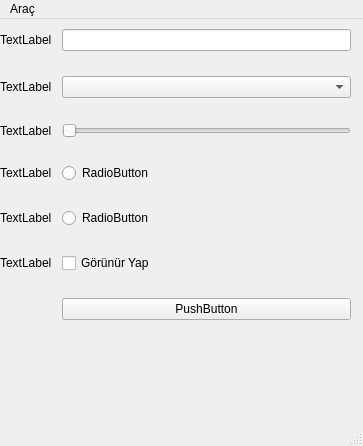
<?xml version="1.0" encoding="UTF-8"?>
<ui version="4.0">
 <class>MainWindow</class>
 <widget class="QMainWindow" name="MainWindow">
  <property name="geometry">
   <rect>
    <x>0</x>
    <y>0</y>
    <width>363</width>
    <height>446</height>
   </rect>
  </property>
  <property name="windowTitle">
   <string>Vektorel</string>
  </property>
  <widget class="QWidget" name="centralwidget">
   <widget class="QWidget" name="formLayoutWidget">
    <property name="geometry">
     <rect>
      <x>0</x>
      <y>10</y>
      <width>351</width>
      <height>391</height>
     </rect>
    </property>
    <layout class="QFormLayout" name="formLayout">
     <property name="horizontalSpacing">
      <number>10</number>
     </property>
     <property name="verticalSpacing">
      <number>25</number>
     </property>
     <item row="0" column="0">
      <widget class="QLabel" name="lbl1">
       <property name="text">
        <string>TextLabel</string>
       </property>
      </widget>
     </item>
     <item row="0" column="1">
      <widget class="QLineEdit" name="txt1">
       <property name="echoMode">
        <enum>QLineEdit::Password</enum>
       </property>
      </widget>
     </item>
     <item row="1" column="0">
      <widget class="QLabel" name="lbl2">
       <property name="text">
        <string>TextLabel</string>
       </property>
      </widget>
     </item>
     <item row="1" column="1">
      <widget class="QComboBox" name="cmb1"/>
     </item>
     <item row="2" column="0">
      <widget class="QLabel" name="lbl3">
       <property name="text">
        <string>TextLabel</string>
       </property>
      </widget>
     </item>
     <item row="2" column="1">
      <widget class="QSlider" name="horse1">
       <property name="orientation">
        <enum>Qt::Horizontal</enum>
       </property>
      </widget>
     </item>
     <item row="3" column="0">
      <widget class="QLabel" name="lbl4">
       <property name="text">
        <string>TextLabel</string>
       </property>
      </widget>
     </item>
     <item row="3" column="1">
      <widget class="QRadioButton" name="rdb1">
       <property name="text">
        <string>RadioButton</string>
       </property>
       <property name="checkable">
        <bool>false</bool>
       </property>
       <property name="checked">
        <bool>false</bool>
       </property>
      </widget>
     </item>
     <item row="4" column="1">
      <widget class="QRadioButton" name="rdb2">
       <property name="text">
        <string>RadioButton</string>
       </property>
      </widget>
     </item>
     <item row="4" column="0">
      <widget class="QLabel" name="lbl5">
       <property name="text">
        <string>TextLabel</string>
       </property>
      </widget>
     </item>
     <item row="5" column="0">
      <widget class="QLabel" name="lbl6">
       <property name="text">
        <string>TextLabel</string>
       </property>
      </widget>
     </item>
     <item row="5" column="1">
      <widget class="QCheckBox" name="chck1">
       <property name="text">
        <string>Görünür Yap</string>
       </property>
      </widget>
     </item>
     <item row="6" column="1">
      <widget class="QPushButton" name="but1">
       <property name="text">
        <string>PushButton</string>
       </property>
      </widget>
     </item>
    </layout>
   </widget>
  </widget>
  <widget class="QMenuBar" name="menubar">
   <property name="geometry">
    <rect>
     <x>0</x>
     <y>0</y>
     <width>363</width>
     <height>18</height>
    </rect>
   </property>
   <widget class="QMenu" name="menuAra">
    <property name="title">
     <string>Araç</string>
    </property>
    <addaction name="actionTemizle"/>
   </widget>
   <addaction name="menuAra"/>
  </widget>
  <widget class="QStatusBar" name="statusbar"/>
  <action name="actionTemizle">
   <property name="text">
    <string>Temizle</string>
   </property>
  </action>
 </widget>
 <resources/>
 <connections/>
</ui>
